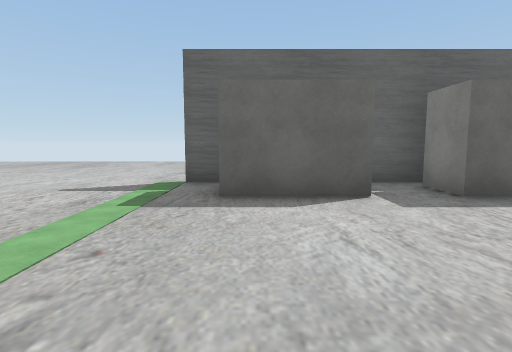
[1] (above)

24 first-person views from a walk through a Unity game level. The camera is 1.4 m above the floor, tilts 6° down and sees 80° across. The floor is counted in squares, 2 m on a side. Each view is taken from the middle of a square. On the plan, view 1 faces up. The plan holds only what a view shows up to about 10 squares ahead; the rest is blank. The place goes on beyond the plan. Some surface patterns are stand-ins.

[2]
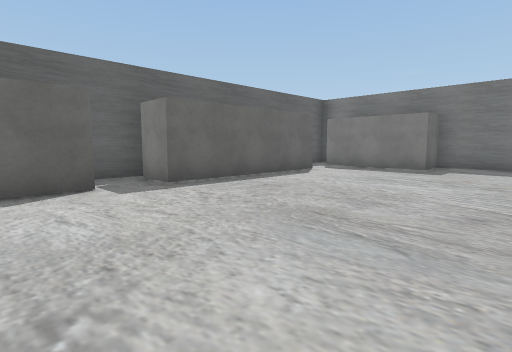

[3]
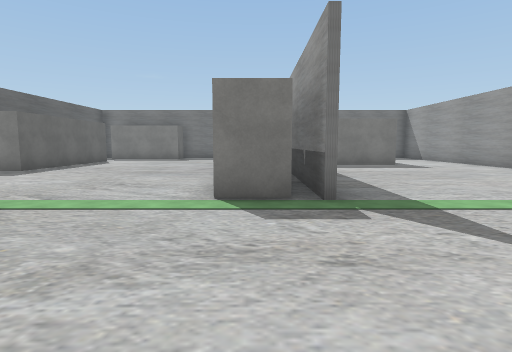

[4]
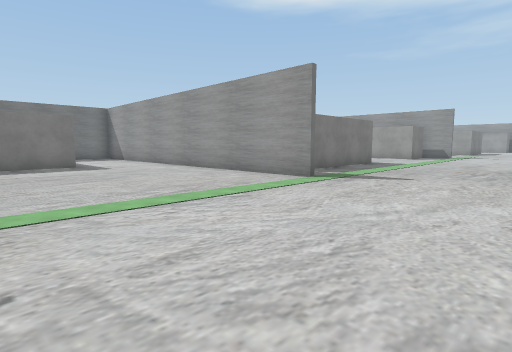

[5]
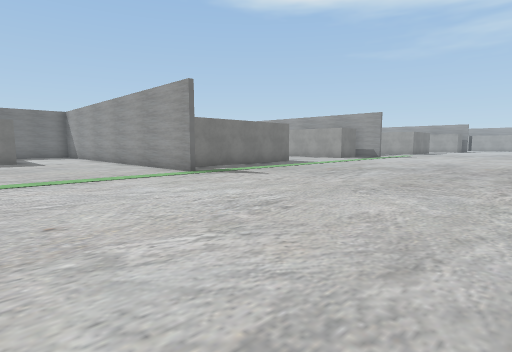

[6]
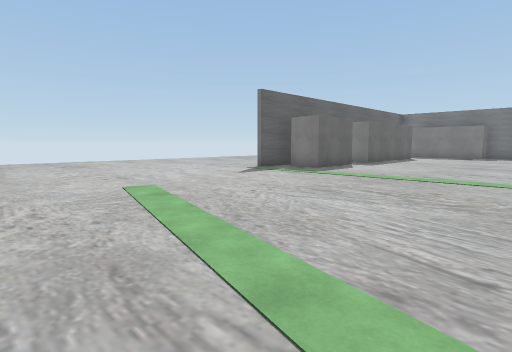

[7]
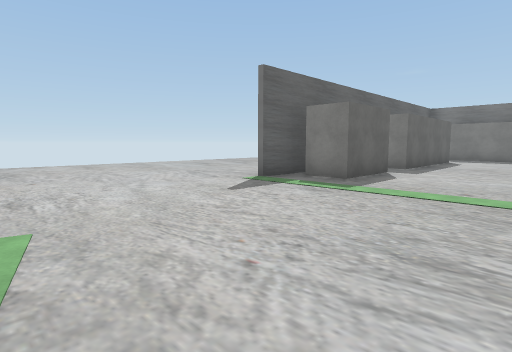

[8]
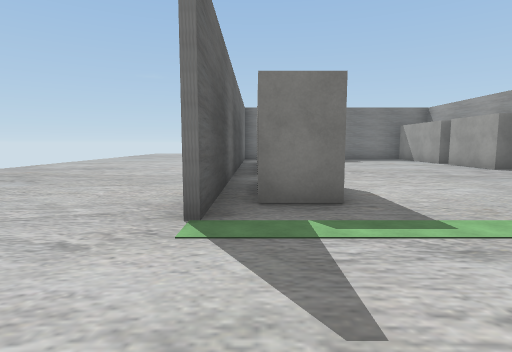

[9]
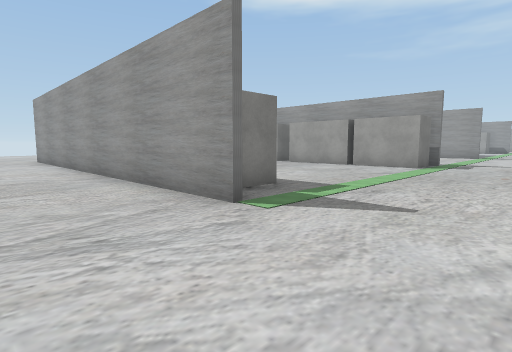

[10]
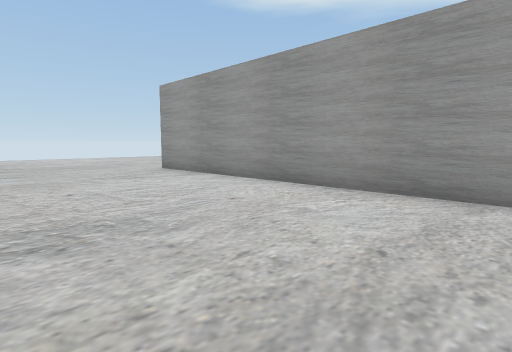

[11]
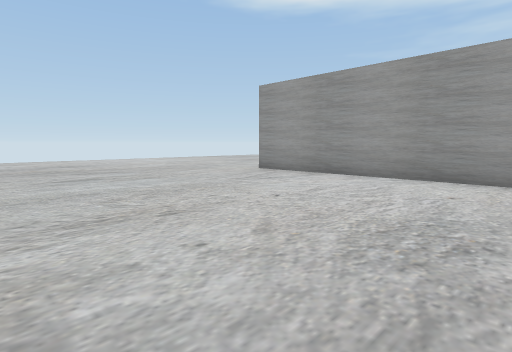

[12]
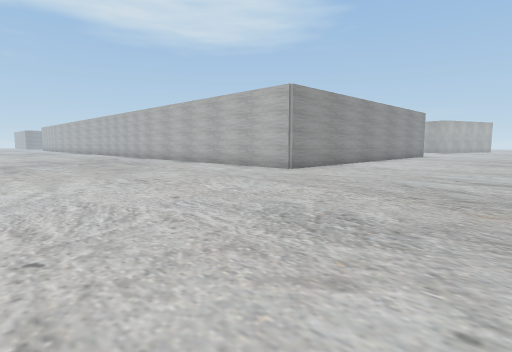

[13]
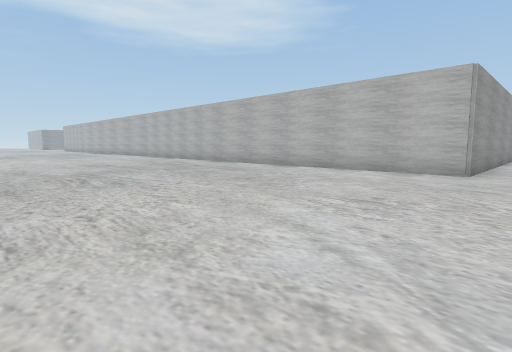

[14]
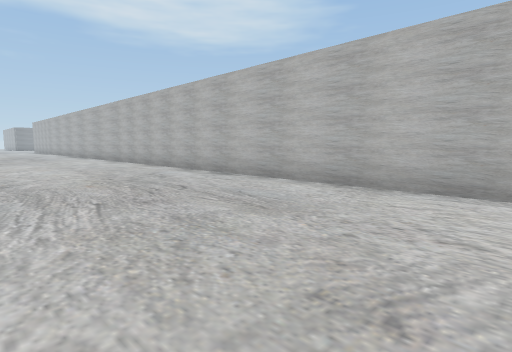

[15]
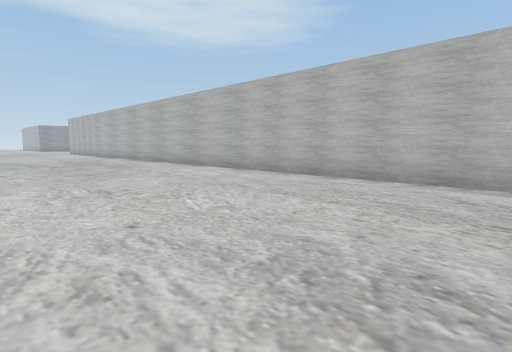

[16]
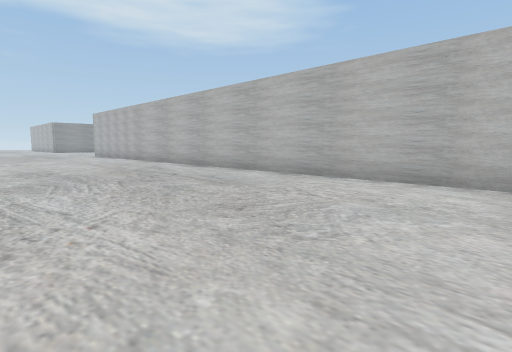

[17]
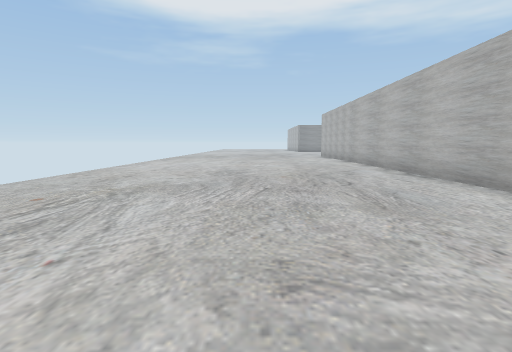

[18]
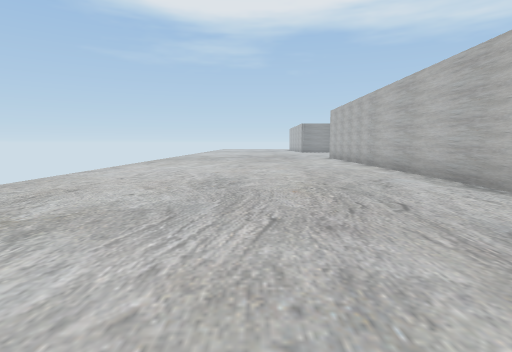

[19]
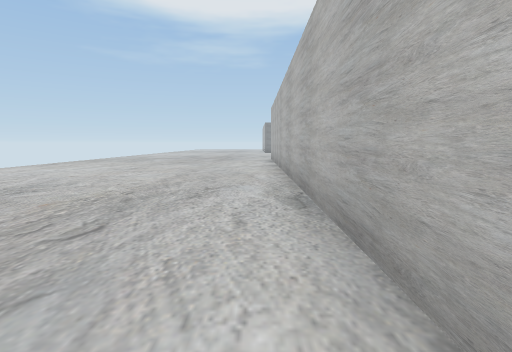

[20]
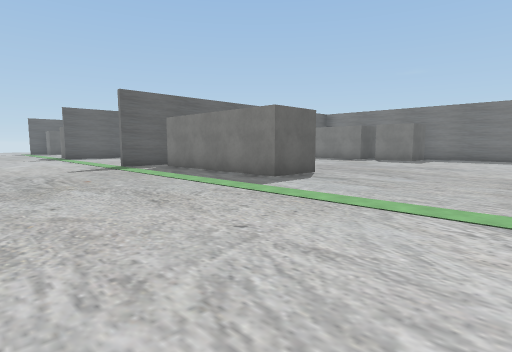

[21]
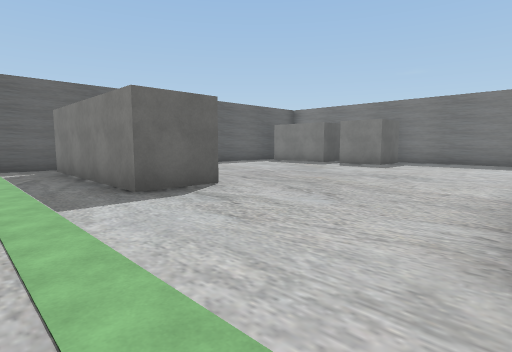

[22]
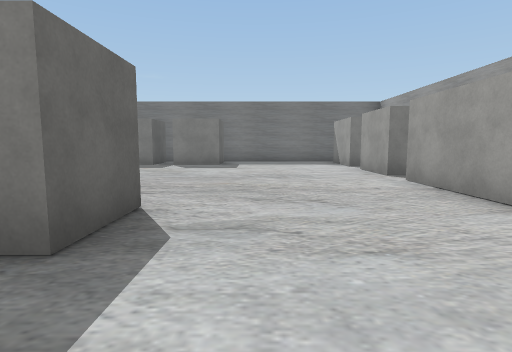

[23]
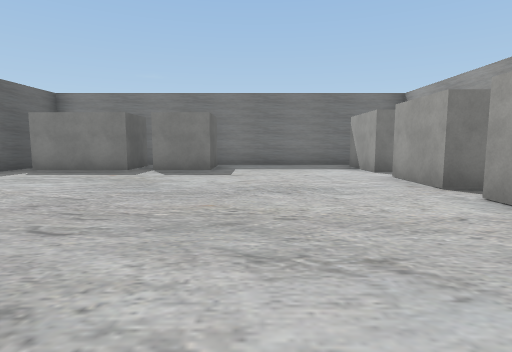

[24]
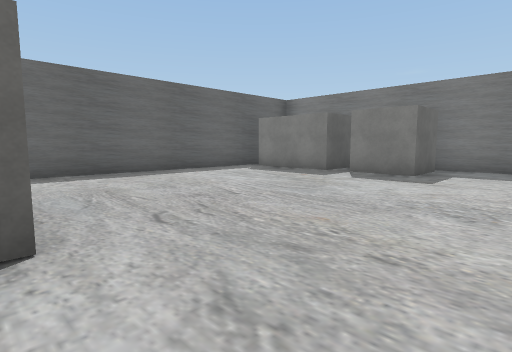

### Floor plan
Points are (right, up) in squares from view 1. A wall is a line through its corners. A room is listed if a view was taken in it or the views show most of it. See-through windows are left out.
Room 1 (views 1, 2, 3, 4, 5, 6, 7, 8, 9, 10, 11, 12, 13, 14, 15, 16, 17, 18, 19, 20, 21, 22, 23, 24)
walls: (4.2, -2) (4.2, -1.5) (6.1, -1.5); (5, -6.6) (5, -4.6); (-1.1, -2.5) (-1.1, -1.5) (0.9, -1.5); (-1.4, -2.8) (2.2, -2.8); (0, -9.5) (-1.4, -9.5); (10.2, -0.1) (10.2, 1.6); (8.9, -9.5) (2, -9.5); (-1.4, -9.3) (5.1, -9.3); (9.9, 1.5) (8.8, 1.5) (8.8, 4.5); (1.6, 4) (-0.5, 4) (-0.5, 5); (7.2, 4) (2.7, 4) (2.7, 5); (5.9, 5.5) (-1.4, 5.5); (9.5, -12.6) (8, -12.6) (8, -10.1); (1.4, -14.7) (-0.2, -14.7) (-0.2, -10.1); (-1.4, 5.7) (10.3, 5.7) (10.3, -21.4); (9.6, -14.7) (8, -14.7) (8, -13.2); (1.4, -18.9) (3.9, -18.9); (10.2, -18) (10.2, -14.6); (4.7, -19.6) (4.7, -18.9) (6.5, -18.9); (7.4, -19.4) (7.4, -18.9) (9.5, -18.9)

Where each view was taken, in squares from view 1:
view 1: 0 up, 0 right, facing up
view 2: 1 down, 0 right, facing up-right
view 3: 2 down, 5 left, facing right
view 4: 4 down, 5 left, facing down-right
view 5: 5 down, 8 left, facing down-right
view 6: 1 down, 8 left, facing up-right
view 7: 1 up, 6 left, facing up-right
view 8: 5 up, 4 left, facing right
view 9: 8 up, 4 left, facing down-right
view 10: 10 up, 2 right, facing down-right
view 11: 12 up, 4 right, facing down-right
view 12: 11 up, 17 right, facing down-left
view 13: 7 up, 18 right, facing down-left
view 14: 3 up, 15 right, facing down-left
view 15: 3 down, 16 right, facing down-left
view 16: 8 down, 16 right, facing down-left
view 17: 9 down, 14 right, facing down
view 18: 11 down, 14 right, facing down
view 19: 12 down, 11 right, facing down
view 20: 19 down, 5 left, facing up-right
view 21: 19 down, 2 left, facing up-right
view 22: 16 down, 2 left, facing right
view 23: 16 down, 0 right, facing right
view 24: 17 down, 1 right, facing up-right
